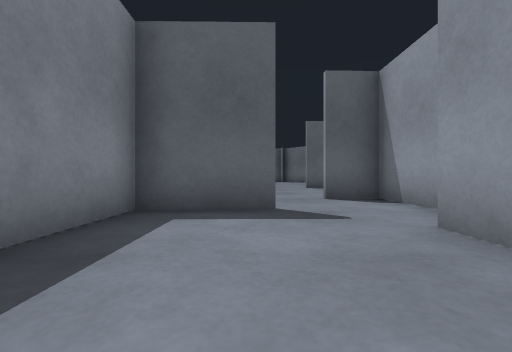
[1] (above)

17 first-person views from a walk through a world built for the Gazebo simulator. The camera is 0.5 m above the floor, looks level and sees 90° across. The floor is counted in squares, 1 m on a side. Each view is taken from the middle of a square. On the plan, view 1 faces up. The plan holds only what a view shows up to about 9 squares ahead; the rest is blank.

[2]
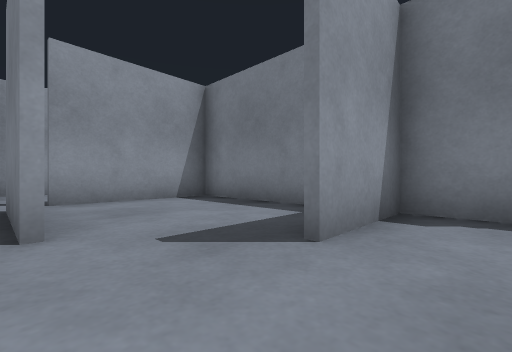

[3]
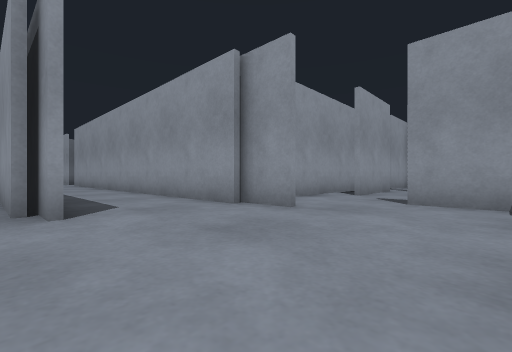

[4]
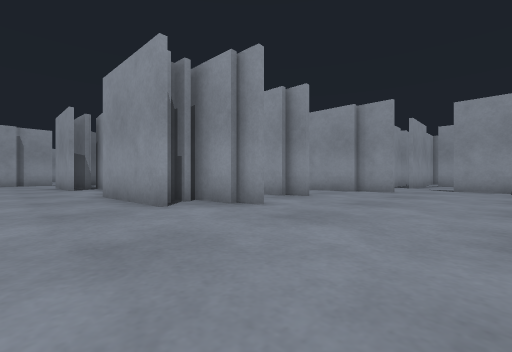

[5]
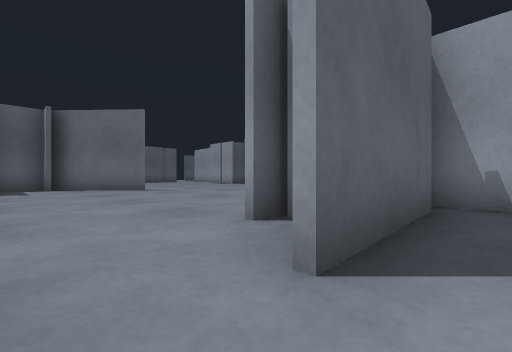

[6]
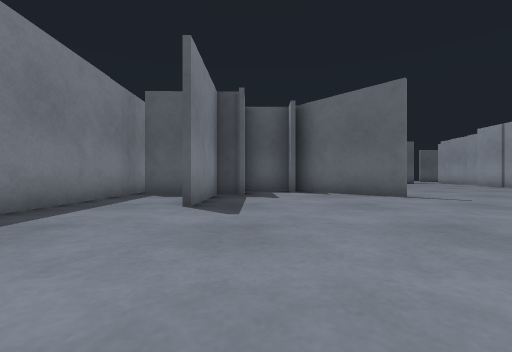

[7]
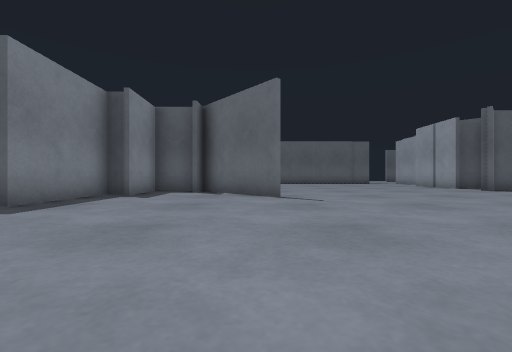

[8]
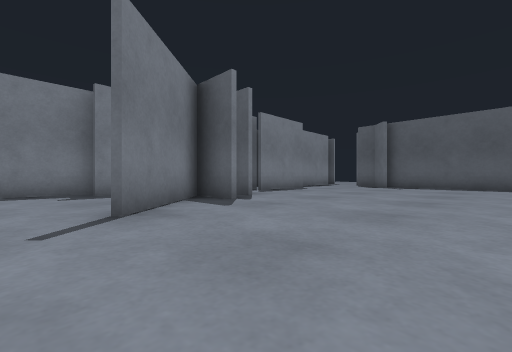

[9]
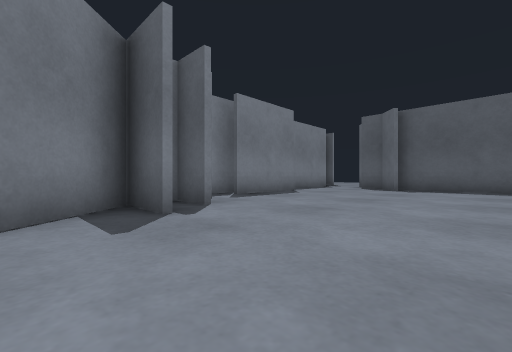

[10]
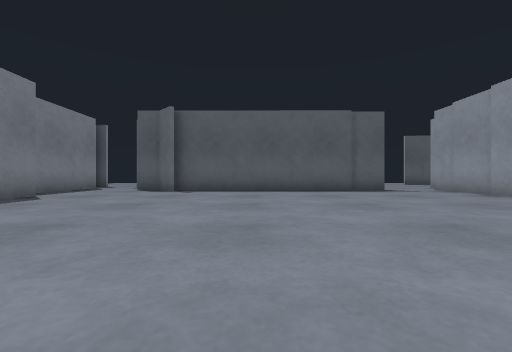

[11]
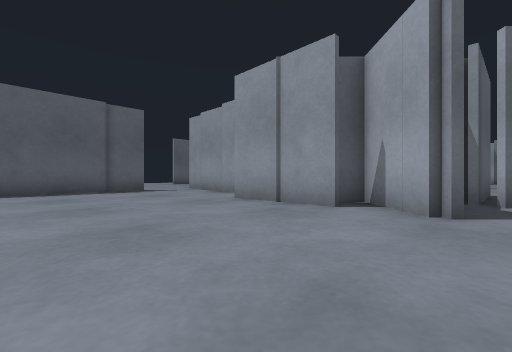

[12]
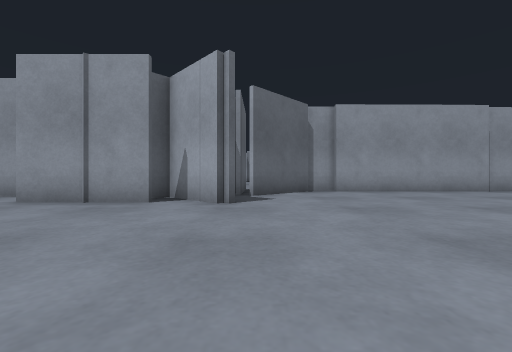

[13]
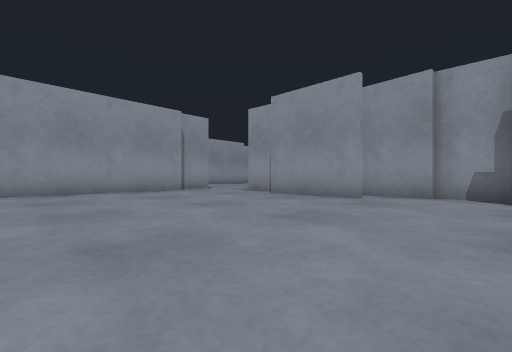

[14]
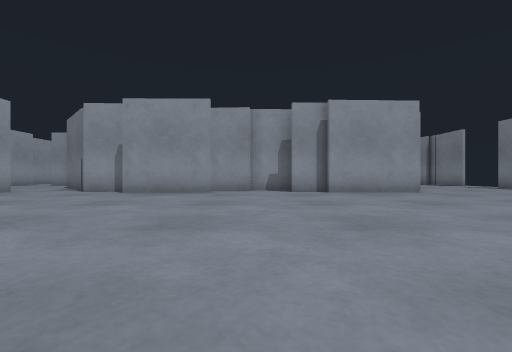

[15]
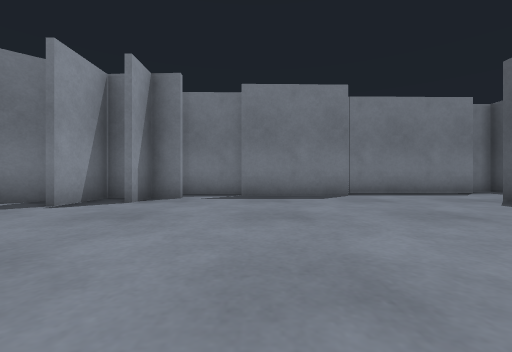

[16]
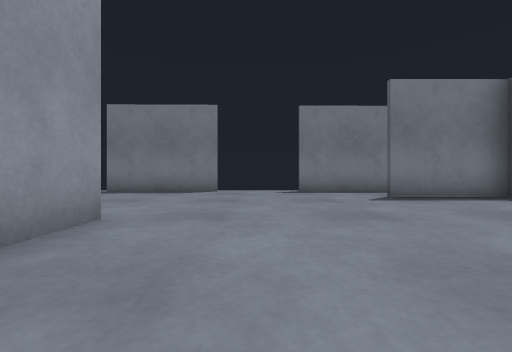

[17]
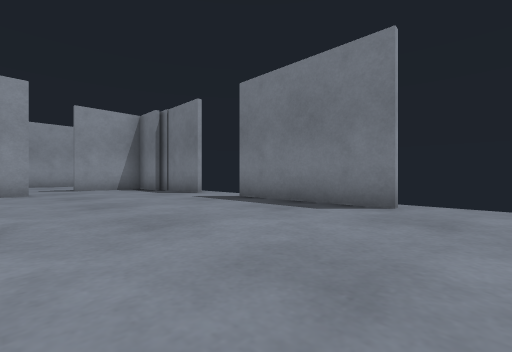

### Floor plan
Points are (right, up) in squares from view 1. A wall is a line through its corners. A room is listed if a view was taken in it or the views show most of it. See-through windows are left out.
Room 1 (view 1)
walls: (0.3, 3.8) (-1.8, 3.8) (-1.7, -0.5) (1.4, -0.4); (1.8, 0.1) (1.8, 2.6); (2.8, 0.4) (2.7, 4.6)
ways out: opening at (1.5, 4) to room 2
Room 2 (views 2, 3, 4, 5, 6, 7, 8, 9, 10, 11, 12, 13, 14, 15, 16, 17)
walls: (4.5, 18.9) (2.2, 21.5) (2.2, 20.8); (3.8, 21.5) (2.2, 21.5); (5.7, 12) (6.9, 12); (2.1, 20.9) (2.1, 21.7) (3.8, 21.7); (3, 12.2) (5.9, 12.3); (9.4, 12.4) (12, 12.5); (6.7, 11.2) (8.2, 11.2); (8.1, 11.5) (9.7, 11.4); (2.1, 21.5) (0.7, 21.5) (0.7, 19.6); (5.4, 10.8) (2, 10.7); (2.3, 22.7) (3.3, 22.7); (-0.1, 20) (-0.1, 17.1); (6, 10) (6, 11); (11.8, 21.3) (11.6, 21.6) (13, 23); (2, 10.8) (2.6, 10.8); (2.3, 23.4) (2.2, 21.7) (4.6, 19); (-0.9, 19.9) (-2, 19.9); (12.2, 11.9) (13.4, 11.9); (11.8, 23) (11.8, 25.6); (12.9, 22) (12.3, 22); (3.1, 8.9) (5.8, 9); (2.5, 8.6) (4.5, 8.7); (-2.4, 20.9) (-2.3, 15.4); (-2.3, 12.8) (-2.2, 9.1); (1, 25.1) (1, 22.9); (15.3, 19.3) (13.4, 21.1); (13.8, 11.4) (14.1, 11.1); (15.5, 18.4) (15.5, 19.3); (15.3, 13.4) (15.2, 18.4); (15.6, 12) (15.5, 13.3); (1.6, 27.4) (1.6, 24.6); (2.5, 6) (9, 6.2); (13.2, 26.6) (13.2, 30.1); (1.5, 5.7) (2.7, 5.8); (4.3, 29.3) (3.6, 30) (2.8, 30); (-2.2, 7.4) (-2.1, 5.3); (2.7, 4.6) (2.7, 5.6) (1.5, 5.6); (-1.8, 5.3) (-1.8, 3.9) (0.3, 4); (11.6, 30) (4.1, 30); (0.5, 31.3) (0.6, 27.7)
ways out: opening at (1.5, 4) to room 1; opening at (1.5, 30.5); opening at (12, 30); opening at (15.8, 9.5)

Where each view was taken, in squares from view 1:
view 1: 0 up, 0 right, facing up
view 2: 5 up, 2 right, facing down-left
view 3: 9 up, 1 left, facing down-right
view 4: 14 up, 1 left, facing down-right
view 5: 10 up, 1 right, facing up-right
view 6: 13 up, 1 right, facing up
view 7: 13 up, 4 right, facing up
view 8: 18 up, 8 right, facing up-left
view 9: 20 up, 7 right, facing up-left
view 10: 21 up, 7 right, facing up
view 11: 21 up, 8 right, facing up-right
view 12: 21 up, 7 right, facing right
view 13: 18 up, 7 right, facing down-right
view 14: 20 up, 8 right, facing down
view 15: 25 up, 8 right, facing left
view 16: 14 up, 6 right, facing left
view 17: 14 up, 2 right, facing down-left
